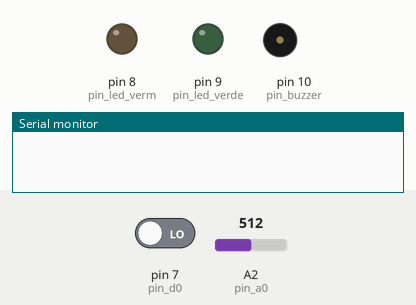
Recording of a sketch running on a simulated Arduino Uno, built with avr-gcc and run on an emulated ATmega328P. On the bench: output pins drawn as LEDs (lit = HIGH), buzzer (waves = sounding, pin HIGH), the last lines printed to the serial monitor. The inputs (shaded band) are chosen by the test bench; at power-on: A2 (pin_a0) = 512, pin 7 (pin_d0) LOW. WiFi joins after 1.5 s; servers stay silent unless stated.

Above: at 0.1 s.
At 4.2 s:
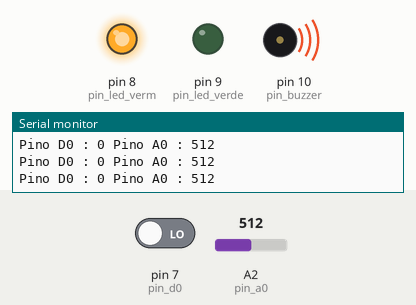
4.3 s: A2 (pin_a0) set to 110
5.8 s: A2 (pin_a0) set to 95
At 6.3 s:
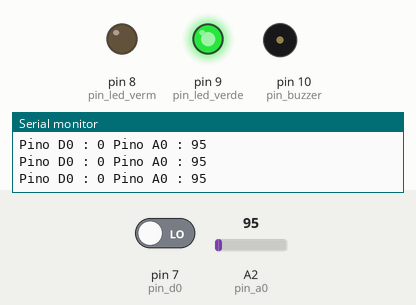
Timing chart, 0 to 8.8 s (numbered marks = the images above; inputs shaded):
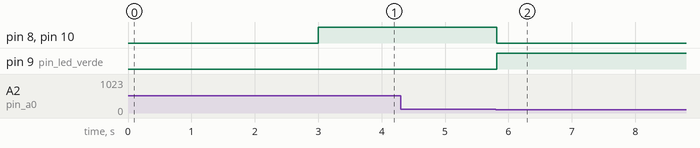

The sketch:

mq2_SensorMqttFinal.ino
```cpp
#include <SPI.h>
#include <Ethernet.h>
#include <PubSubClient.h>

#define MQTT_MAX_PACKET_SIZE 2048

int pin_led_verm = 8;
int pin_led_verde = 9;
byte mac[]    = {  0x90, 0xA2, 0xDA, 0x0D, 0x80, 0x68 };
IPAddress ip(192, 168, 76, 47);
IPAddress myDns(8,8,4, 4);
IPAddress gateway(192, 168, 0, 1);
IPAddress subnet(255, 255, 255, 0);
IPAddress server(85, 119, 83, 194);
//85.119.83.194 = test.org
//char server[] = "test.mosquitto.org";
//char server[] = "sigtrac-1316363234.sa-east-1.elb.amazonaws.com";

EthernetClient ethClient;
PubSubClient client(ethClient);

int pin_buzzer = 10;
int pin_d0 = 7;
int pin_a0 = A2;
int nivel_sensor = 100;
bool firstMsg;


// Entra em loop e so termina se conseguir se conectar ao servidor
void reconnect() {
  while (!client.connected()) {
    Serial.print("Tentando se conectar ao servidor...");

    if (client.connect("arduinoClient")) {
      Serial.println("conectado");

//    Serial.print("Se cadastrando no servidor...");
      String valor = "StringGas";
      String json = "{\"alias\": \"0x90,0xA2,0xDA,0x0D,0x80,0x68\", \"name\": \"Smoke\", \"value\": { \"nivelGas\": \"" + valor + "\"}, \"type\": \"MQ-2\"}";
      int str_len = json.length() + 1;
      char charBuf[str_len];
      json.toCharArray(charBuf, str_len);
      client.publish("new-sensor",charBuf);
//    Serial.println("cadastrado");

    } else {
      Serial.print("falhou, codigo de erro=");
      Serial.print(client.state());
      Serial.println(" tentando novamente em 5s");
      delay(5000);
    }
  }
}

void setup()
{
  // Iniciando leds e sirene do sensor
  pinMode(pin_d0, INPUT);
  pinMode(pin_a0, INPUT);
  pinMode(pin_led_verde, OUTPUT);
  pinMode(pin_buzzer, OUTPUT);
  pinMode(pin_led_verm, OUTPUT);

  Serial.begin(57600);

  // Iniciando conexao de rede
  Ethernet.begin(mac);
  client.setServer(server, 1883);
  Serial.print("IP = ");
  Serial.println(Ethernet.localIP());

  firstMsg = false;

  delay(1500);
}

// Envia dados do sensor para servidor
void sendInf(int valor_analogico)
{
  Serial.print("Enviando mensagem para servidor...");

  String json = "{\"alias\": \"0x90,0xA2,0xDA,0x0D,0x80,0x68\", \"value\": { \"nivelGas\": \"" + String(valor_analogico) + "\"}}";
  int str_len = json.length() + 1;
  char charBuf[str_len];
  json.toCharArray(charBuf, str_len);
  client.publish("MQ2",charBuf);

  Serial.println("Mensagem enviada");
}

void loop()
{
  // Lendo entradas
  int valor_digital = digitalRead(pin_d0);
  int valor_analogico = analogRead(pin_a0);
  Serial.print("Pino D0 : ");
  Serial.print(valor_digital);
  Serial.print(" Pino A0 : ");
  Serial.println(valor_analogico);

  // Testa se valor lido eh acima do critico
  if (valor_analogico > nivel_sensor)
  {
    digitalWrite(pin_buzzer, HIGH);          // Aciona a sirene

    digitalWrite(pin_led_verm, HIGH);
    digitalWrite(pin_led_verde, LOW);
    if (firstMsg) {
      while (!client.connected()) reconnect(); // Garante a conexao com o servidor
      sendInf(valor_analogico);                // Envia dados ao servidor
    }
    firstMsg = false;
  }
  else
  {
    firstMsg = true;
    digitalWrite(pin_buzzer, LOW);           // Desativa a sirene

    digitalWrite(pin_led_verm, LOW);
    digitalWrite(pin_led_verde, HIGH);
  }
  delay(100);
}
```

Measured:
- the behaviour switches between 101 and 100 on A2 (pin_a0) (found by bisection; images 1 and 2)
- after the input at 5.8 s, pin 8 (pin_led_verm), pin 10 (pin_buzzer): HIGH → LOW at once; pin 9 (pin_led_verde): LOW → HIGH at once
